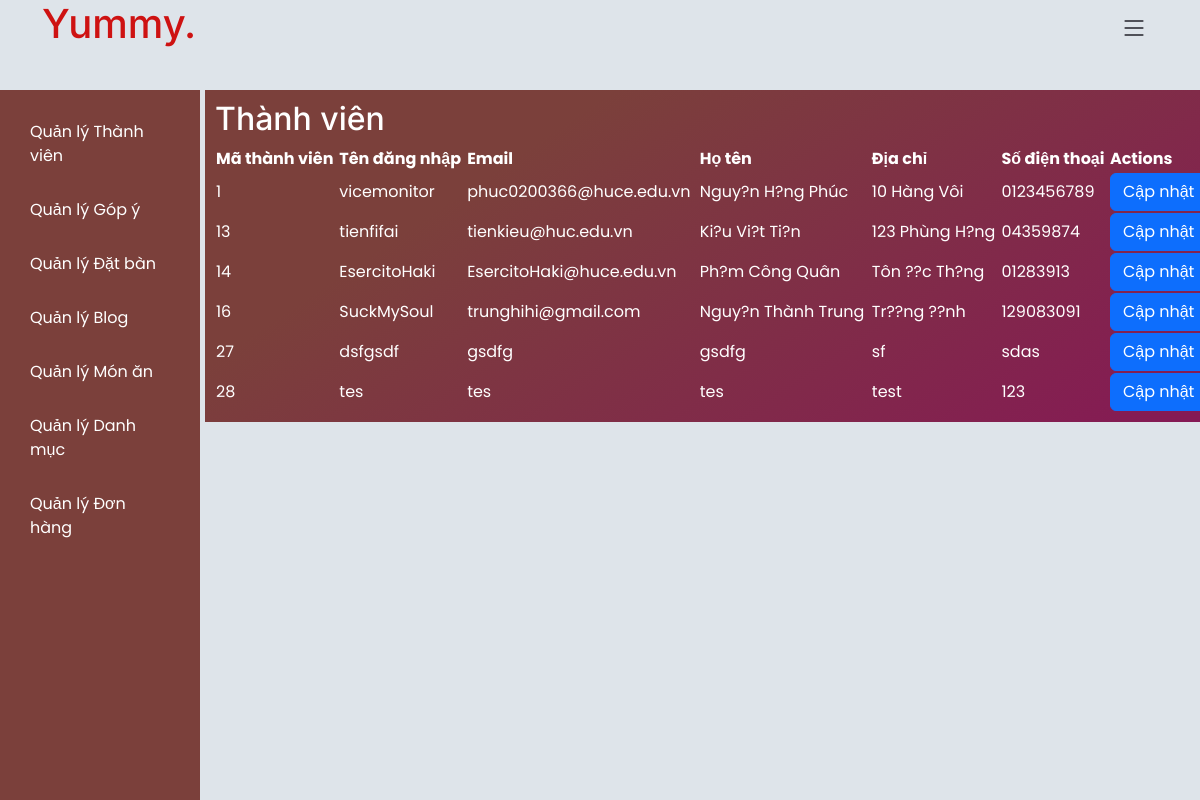
The page /admin/admin_home.php?page=admin_users (signed in) on the database its author committed.
### tables this page shows
CREATE TABLE `thanhvien` (
  `MaThanhVien` int(11) NOT NULL,
  `TenDangNhap` varchar(20) NOT NULL,
  `MatKhau` varchar(20) NOT NULL,
  `HoTen` varchar(255) NOT NULL,
  `DiaChi` varchar(255) NOT NULL,
  `SDT` varchar(10) NOT NULL,
  `Email` varchar(255) NOT NULL
);

### admin/admin_users.php (the view, shortened to what this page needs)
<?php
require_once("../components/connection.php");
$sql = "SELECT * FROM thanhvien";
$result = $conn->query($sql);
?>
<!DOCTYPE html>
<html lang="en">
<head>
</head>
<h2>Thành viên</h2>
<body>
<?php
if ($result->num_rows > 0) {
?>
    <table width = 100%>
        <tr>
            <th>Mã thành viên</th>
            <th>Tên đăng nhập</th>
            <th>Email</th>
            <th>Họ tên</th>
            <th>Địa chỉ</th>
            <th>Số điện thoại</th>
            <th>Actions</th>
        </tr>
        <?php while($row = $result->fetch_assoc()): ?>
        <tr>
            <td><?php echo $row["MaThanhVien"]; ?></td>
            <td><?php echo $row["TenDangNhap"]; ?></td>
            <td><?php echo $row["Email"]; ?></td>
            <td><?php echo $row["HoTen"]; ?></td>
            <td><?php echo $row["DiaChi"]; ?></td>
            <td><?php echo $row["SDT"]; ?></td>
            <td>
            <button type="button" class="btn btn-primary" onclick="window.location.href='admin_users_edit.php?action=edit&MaThanhVien=<?php echo $row["MaThanhVien"]; ?>'">Cập nhật</button>
            <button type="button" class="btn btn-danger" onclick="if(confirm('Are you sure?')) window.location.href='admin_users_edit.php?action=delete&MaThanhVien=<?php echo $row["MaThanhVien"]; ?>'">Xóa</button>            </td>
        </tr>
        <?php endwhile; ?>
    </table>
<?php
} else {
    echo "Không có thành viên nào.";
}
?>
</body>
</html>

### assets/css/main.css (style rules this page uses)
:root { --font-default: "Open Sans", system-ui, -apple-system, "Segoe UI", Roboto, "Helvetica Neue", Arial, "Noto Sans", "Liberation Sans", sans-serif, "Apple Color Emoji", "Segoe UI Emoji", "Segoe UI Symbol", "Noto Color Emoji"; --font-primary: "Amatic SC", sans-serif; --font-secondary: "Inter", sans-serif; }
:root { --color-default: #212529; --color-primary: #ce1212; --color-secondary: #37373f; }
:root { scroll-behavior: smooth; }
body { font-family: var(--font-default); color: var(--color-default); }
h1, h2, h3, h4, h5, h6 { font-family: var(--font-secondary); }

### admin/admin_home.php (style rules this page uses)
body { font-family: Poppins, sans-serif; display: flex; background-color: #dee4ea; margin: 0; }

### rows shown on the page
thanhvien: MaThanhVien "1", TenDangNhap "vicemonitor", Email "phuc0200366@huce.edu.vn", HoTen "Nguy?n H?ng Phúc", DiaChi "10 Hàng Vôi", SDT "0123456789"
thanhvien: MaThanhVien "13", TenDangNhap "tienfifai", Email "tienkieu@huc.edu.vn", HoTen "Ki?u Vi?t Ti?n", DiaChi "123 Phùng H?ng", SDT "04359874"
thanhvien: MaThanhVien "14", TenDangNhap "EsercitoHaki", Email "EsercitoHaki@huce.edu.vn", HoTen "Ph?m Công Quân", DiaChi "Tôn ??c Th?ng", SDT "01283913"
thanhvien: MaThanhVien "16", TenDangNhap "SuckMySoul", Email "trunghihi@gmail.com", HoTen "Nguy?n Thành Trung", DiaChi "Tr??ng ??nh", SDT "129083091"
thanhvien: MaThanhVien "27", TenDangNhap "dsfgsdf", Email "gsdfg", HoTen "gsdfg", DiaChi "sf", SDT "sdas"
thanhvien: MaThanhVien "28", TenDangNhap "tes", Email "tes", HoTen "tes", DiaChi "test", SDT "123"
